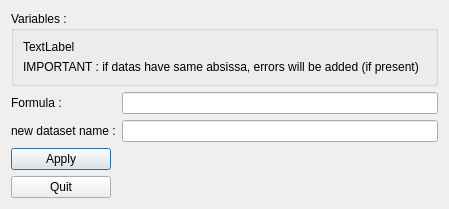
<?xml version="1.0" encoding="UTF-8"?>
<ui version="4.0">
 <class>Calculator</class>
 <widget class="QDialog" name="Calculator">
  <property name="windowModality">
   <enum>Qt::WindowModal</enum>
  </property>
  <property name="geometry">
   <rect>
    <x>0</x>
    <y>0</y>
    <width>400</width>
    <height>205</height>
   </rect>
  </property>
  <property name="windowTitle">
   <string>Calculator</string>
  </property>
  <layout class="QVBoxLayout" name="verticalLayout">
   <item>
    <widget class="QGroupBox" name="groupBox">
     <property name="title">
      <string>Variables :</string>
     </property>
     <layout class="QVBoxLayout" name="verticalLayout_2">
      <item>
       <widget class="QLabel" name="lblVariables">
        <property name="text">
         <string>TextLabel</string>
        </property>
       </widget>
      </item>
      <item>
       <widget class="QLabel" name="label">
        <property name="text">
         <string>IMPORTANT : if datas have same absissa, errors will be added (if present)  </string>
        </property>
       </widget>
      </item>
     </layout>
    </widget>
   </item>
   <item>
    <layout class="QFormLayout" name="formLayout">
     <item row="0" column="0">
      <widget class="QLabel" name="label_2">
       <property name="text">
        <string>Formula :</string>
       </property>
      </widget>
     </item>
     <item row="0" column="1">
      <widget class="QLineEdit" name="EditFormula"/>
     </item>
     <item row="1" column="0">
      <widget class="QLabel" name="label_3">
       <property name="text">
        <string>new dataset name :</string>
       </property>
      </widget>
     </item>
     <item row="1" column="1">
      <widget class="QLineEdit" name="EditNewName"/>
     </item>
    </layout>
   </item>
   <item>
    <widget class="QPushButton" name="btnApply">
     <property name="maximumSize">
      <size>
       <width>100</width>
       <height>16777215</height>
      </size>
     </property>
     <property name="text">
      <string>Apply</string>
     </property>
    </widget>
   </item>
   <item>
    <widget class="QPushButton" name="btnQuit">
     <property name="maximumSize">
      <size>
       <width>100</width>
       <height>16777215</height>
      </size>
     </property>
     <property name="text">
      <string>Quit</string>
     </property>
    </widget>
   </item>
  </layout>
 </widget>
 <resources/>
 <connections/>
</ui>
